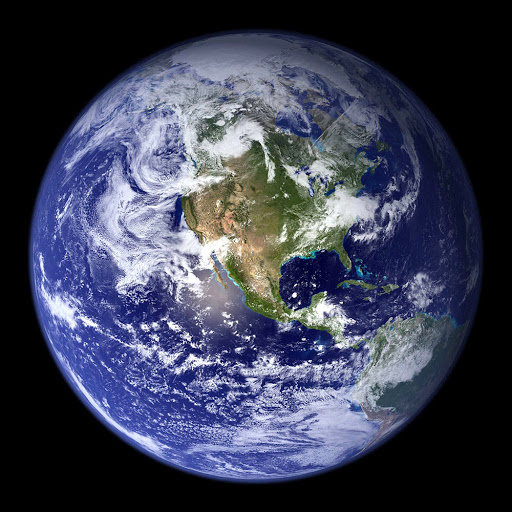
#> input picture CHAPTER07/exercise/images/image.jpg, 512 x 512 px
$ python 10.py
#> lines starting #> are read from the running program, lines starting #| are printed output that depends on the picture; after the words box and inside, x2 and y2 are one past the last pixel; in counts of white or black regions, pixels touching at a corner belong together
### Common/filters.py
import numpy as np, cv2

def filter(image, mask):
    rows, cols = image.shape[:2]
    dst = np.zeros((rows, cols), np.float32)
    ycenter, xcenter = mask.shape[0]//2, mask.shape[1]//2

    for i in range(ycenter, rows - ycenter):
        for j in range(xcenter, cols - xcenter):
            y1, y2 = i - ycenter, i + ycenter + 1
            x1, x2 = j - xcenter, j + xcenter + 1
            roi = image[y1:y2, x1:x2].astype('float32')
            tmp = cv2.multiply(roi, mask)
            dst[i, j] = cv2.sumElems(tmp)[0]
    return dst

### CHAPTER07/exercise/10.py
import numpy as np, cv2
from Common.filters import filter

# 1)
image1 = cv2.imread("images/image.jpg", cv2.IMREAD_GRAYSCALE)
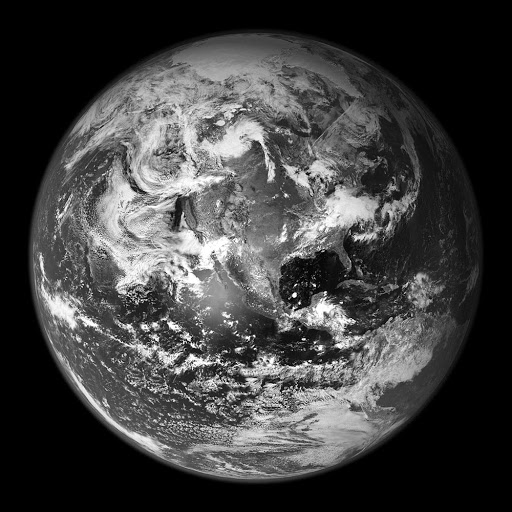
#> image1: shape (512, 512); min 0, max 255, mean 65.3
gaussian = cv2.GaussianBlur(image1, (5, 5), 0.3)

# 2)
data = [ 0, -1, 0,
        -1, 5, -1,
         0, -1, 0]
mask = np.array(data, np.float32).reshape(3, 3)
sharpen = filter(image1, mask)
#> after the loop in filter, `for i in range(ycenter, rows - ycenter):`:
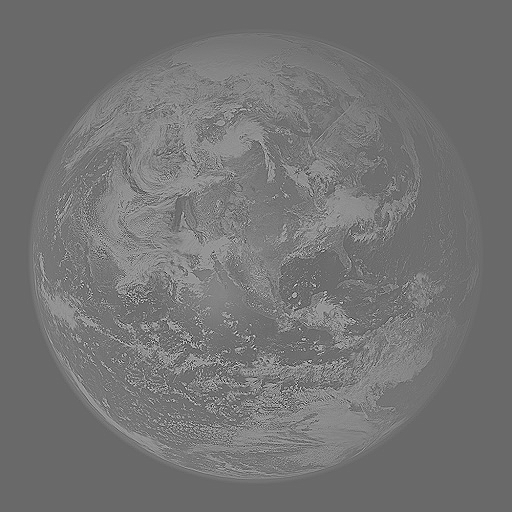
#> dst: shape (512, 512) float32; min -614, max 868, mean 65.3; drawn with min black and max white

# 3)
image2 = cv2.imread("images/image.jpg", cv2.IMREAD_COLOR)
#> image2 is the input picture: shape (512, 512, 3); mean B, G, R 84.2, 64.1, 60.3
b, g, r = cv2.split(image2)
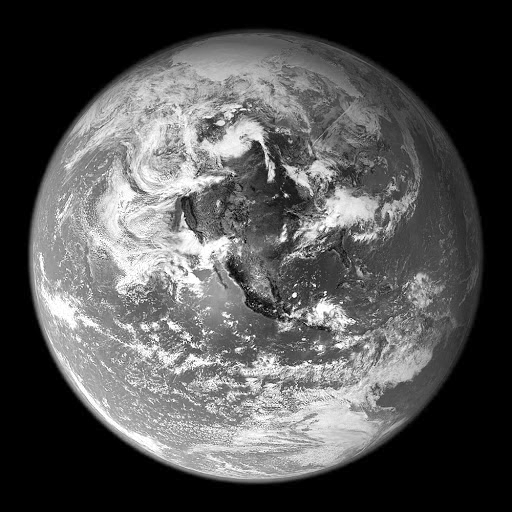
#> b: shape (512, 512); min 0, max 255, mean 84.2

b_gaussian = cv2.GaussianBlur(b, (5, 5), 0.3)
g_gaussian = cv2.GaussianBlur(g, (5, 5), 0.3)
r_gaussian = cv2.GaussianBlur(r, (5, 5), 0.3)

b_sharpen = filter(b, mask)
g_sharpen = filter(g, mask)
r_sharpen = filter(r, mask)

rgb = cv2.merge([b, g, r])

# 4)
filter_2d = cv2.filter2D(image2, -1, mask)
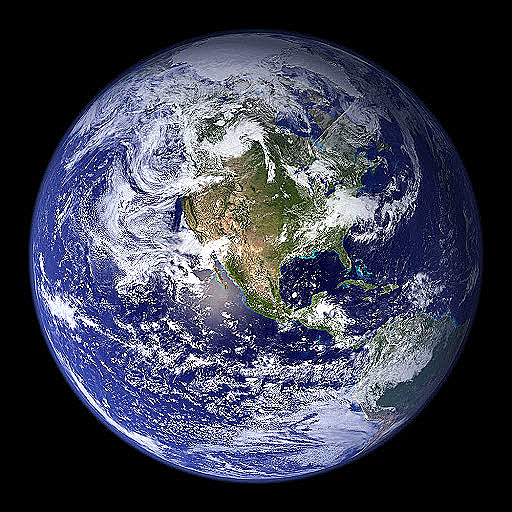
#> filter_2d: shape (512, 512, 3); mean B, G, R 80.9, 64.5, 61.5

cv2.imshow("gauss", gaussian)
cv2.imshow("sharpen", sharpen)
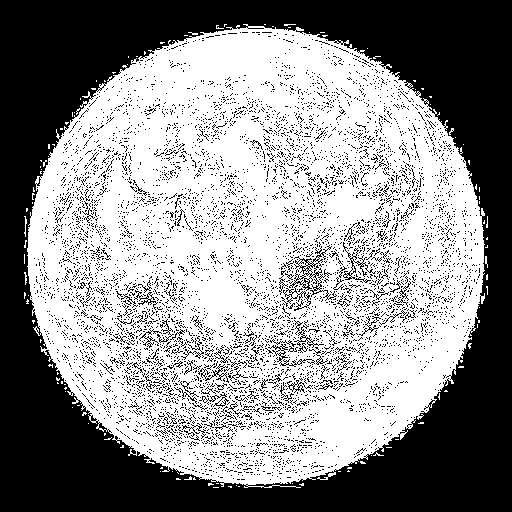
#> window 'sharpen': shape (512, 512); 55.7% white; 6461 black regions (6374 under 20 px), largest, box (x1, y1, x2, y2) and area: (0, 0, 512, 512) 96640, (289, 245, 332, 291) 399, (343, 242, 376, 283) 236
cv2.imshow("merge", rgb)
cv2.waitKey(0)

$ run again, with CHAPTER07/exercise/images/13.jpg copied over CHAPTER07/exercise/images/image.jpg
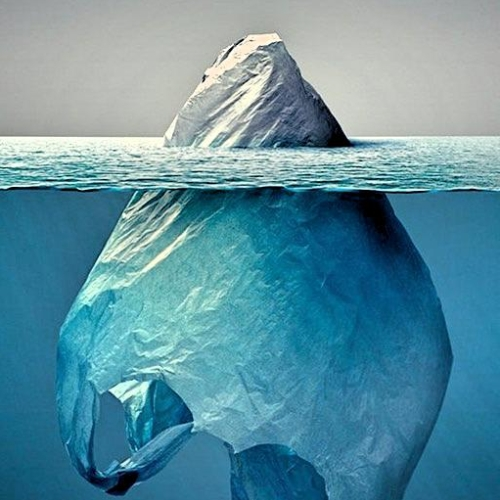
#> input picture CHAPTER07/exercise/images/13.jpg, 500 x 500 px
#> image2 is the input picture: shape (500, 500, 3); mean B, G, R 159.9, 144.5, 93.2
#> after the loop in filter (call 4), `for i in range(ycenter, rows - ycenter):`:
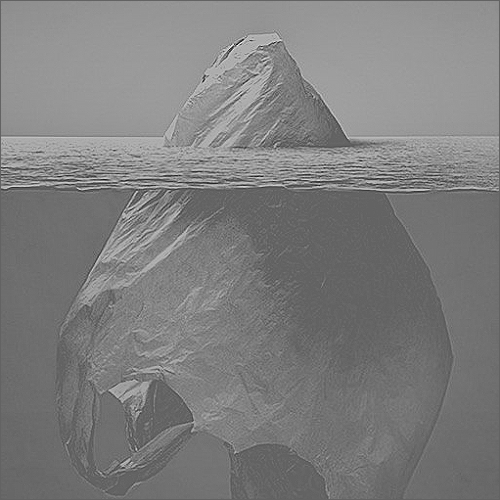
#> dst: shape (500, 500) float32; min -344, max 537, mean 92.5; drawn with min black and max white
#> `cv2.imshow("sharpen", sharpen)`:
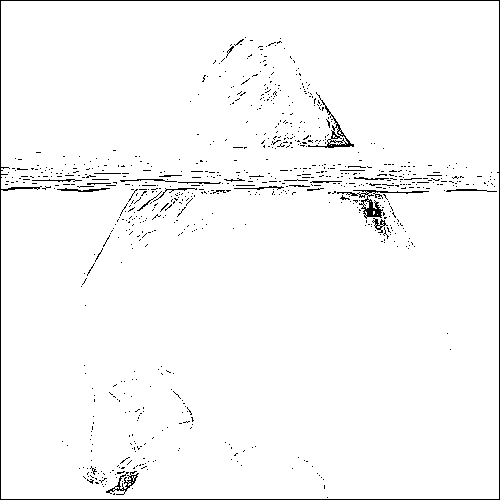
#> window 'sharpen': shape (500, 500); 97.5% white; black in thin lines or dots
